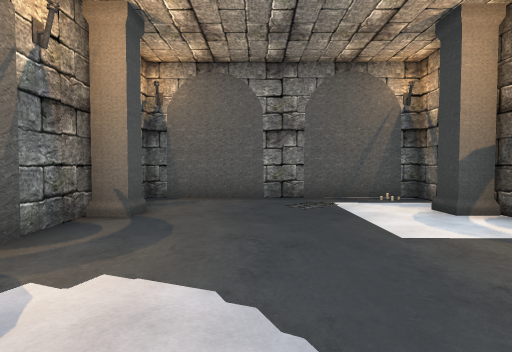
[1] (above)

13 first-person views from a walk through a Unity game level. The camera is 1.3 m above the floor, tilts 2° down and sees 80° across. The floor is counted in squares, 2 m on a side. Each view is taken from the middle of a square. On the plan, view 1 faces up. The plan holds only what a view shows up to about 10 squares ahead; the rest is blank. The place goes on beyond the plan. Some animated figures are left out. Door leaves are left out, so doorways stand open.

[2]
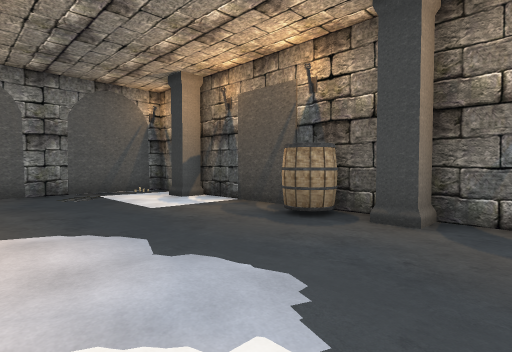

[3]
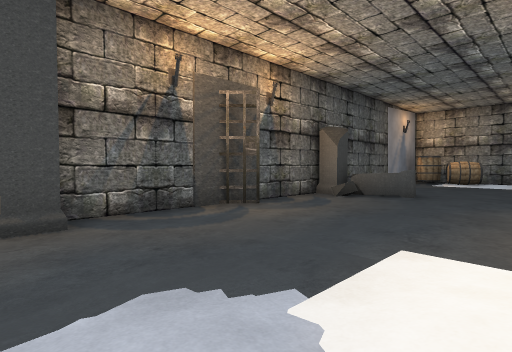

[4]
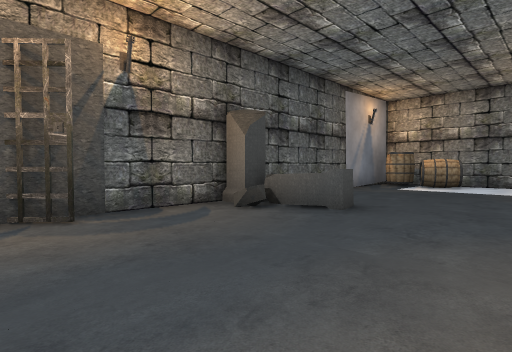

[5]
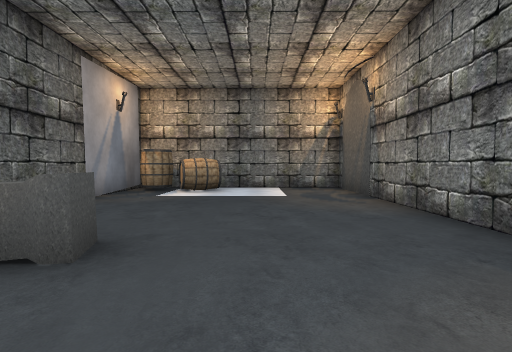

[6]
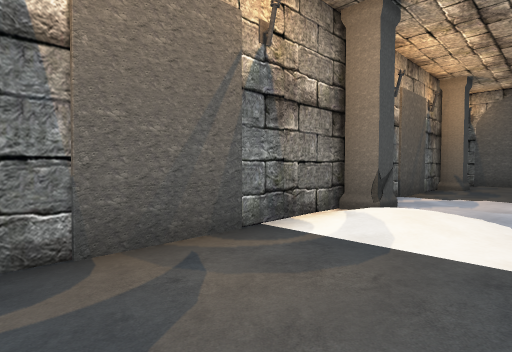

[7]
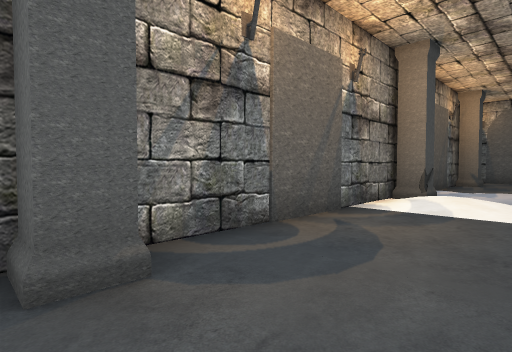

[8]
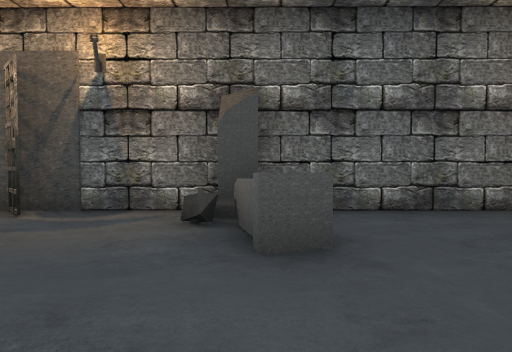

[9]
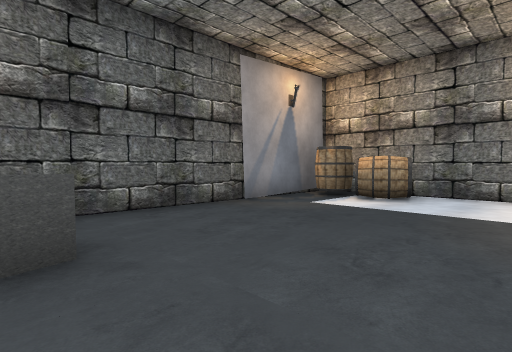

[10]
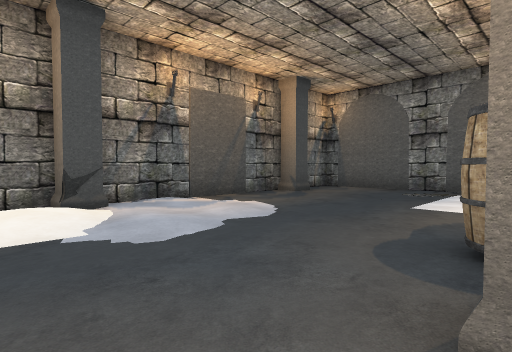

[11]
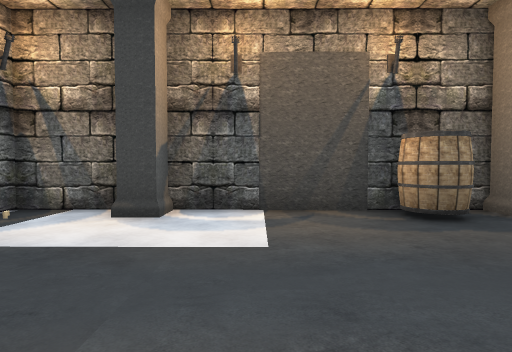

[12]
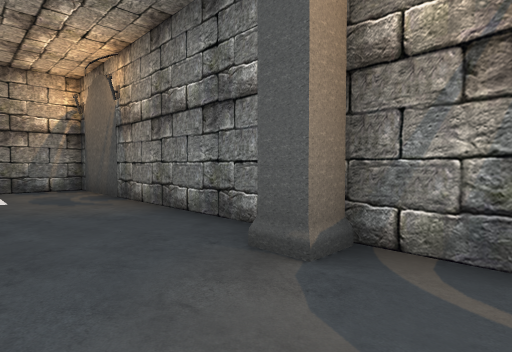

[13]
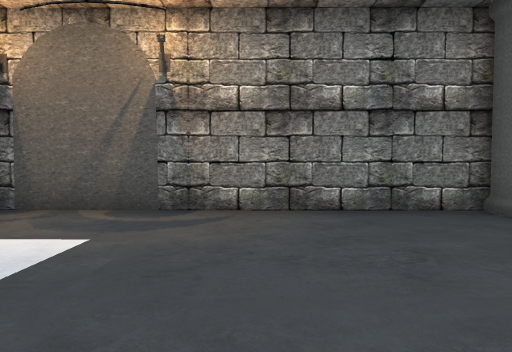

### Floor plan
Key: @ floor where view 1 was taken; # wall or solid block; . floor; / step, stairs or slope; D open door; P pillar; B barrel; O other object.
Columns run from 3 left of view 1 to 4 right of it. Each row starts with its distance up from view 1.
  7 ####O ##
  6 #......#
  5 ##... P#
  4 #P... .#
  3 #......O
  2 #D.....#
  1 O/ ...B#
  0 # .@..##
 -1 #PO...P#
 -2 #//....#
 -3 #......#
 -4 #.....##
 -5 #......#
 -6 #P....##
 -7 #....O##
 -8 #......#
 -9 #......#
-10 #......#
-11 #......#
-12 #..  ..#
-13  .. BBB
-14 #######

Where each view was taken, in squares from view 1:
view 1: 0 up, 0 right, facing up
view 2: 2 down, 1 left, facing up-right
view 3: 0 up, 1 left, facing down-right
view 4: 3 down, 1 left, facing down-right
view 5: 5 down, 0 right, facing down
view 6: 5 down, 0 right, facing up-left
view 7: 7 down, 0 right, facing up-left
view 8: 7 down, 1 left, facing right
view 9: 7 down, 1 left, facing down-right
view 10: 2 down, 3 right, facing up-left
view 11: 3 up, 1 left, facing right
view 12: 5 down, 0 right, facing down-left
view 13: 10 down, 2 right, facing left
